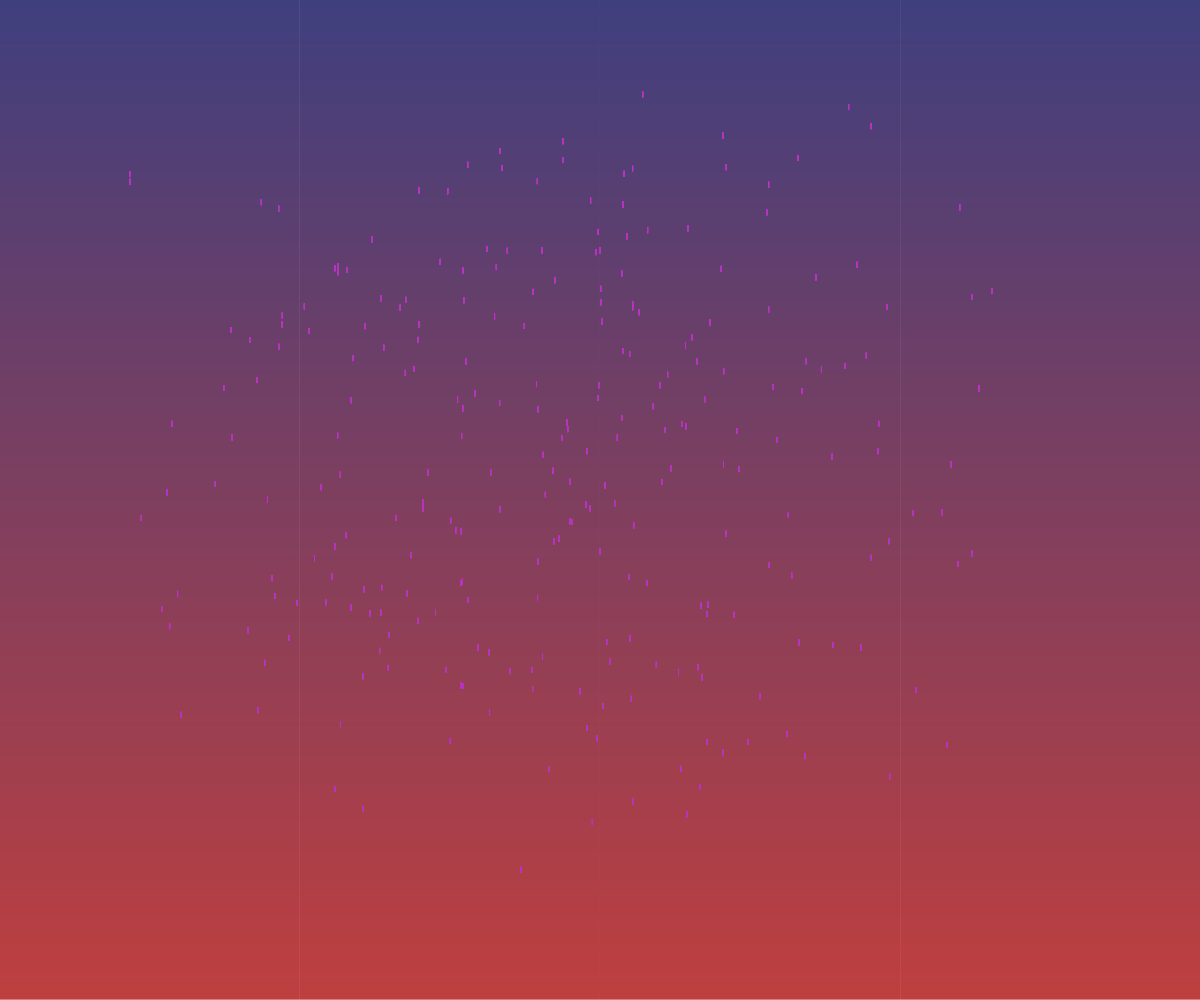
Frame 1 (no input)
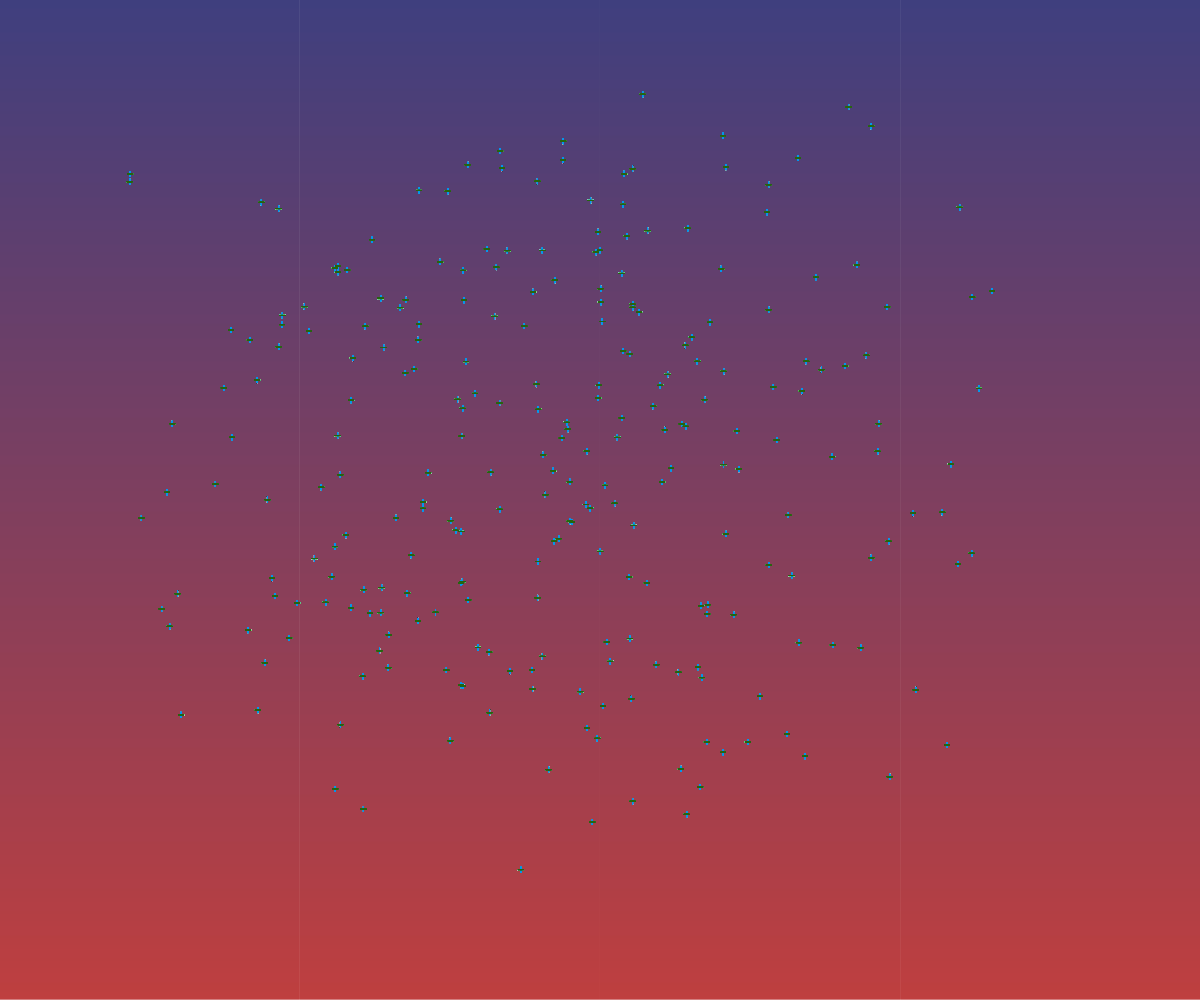
Frame 60 (no input)
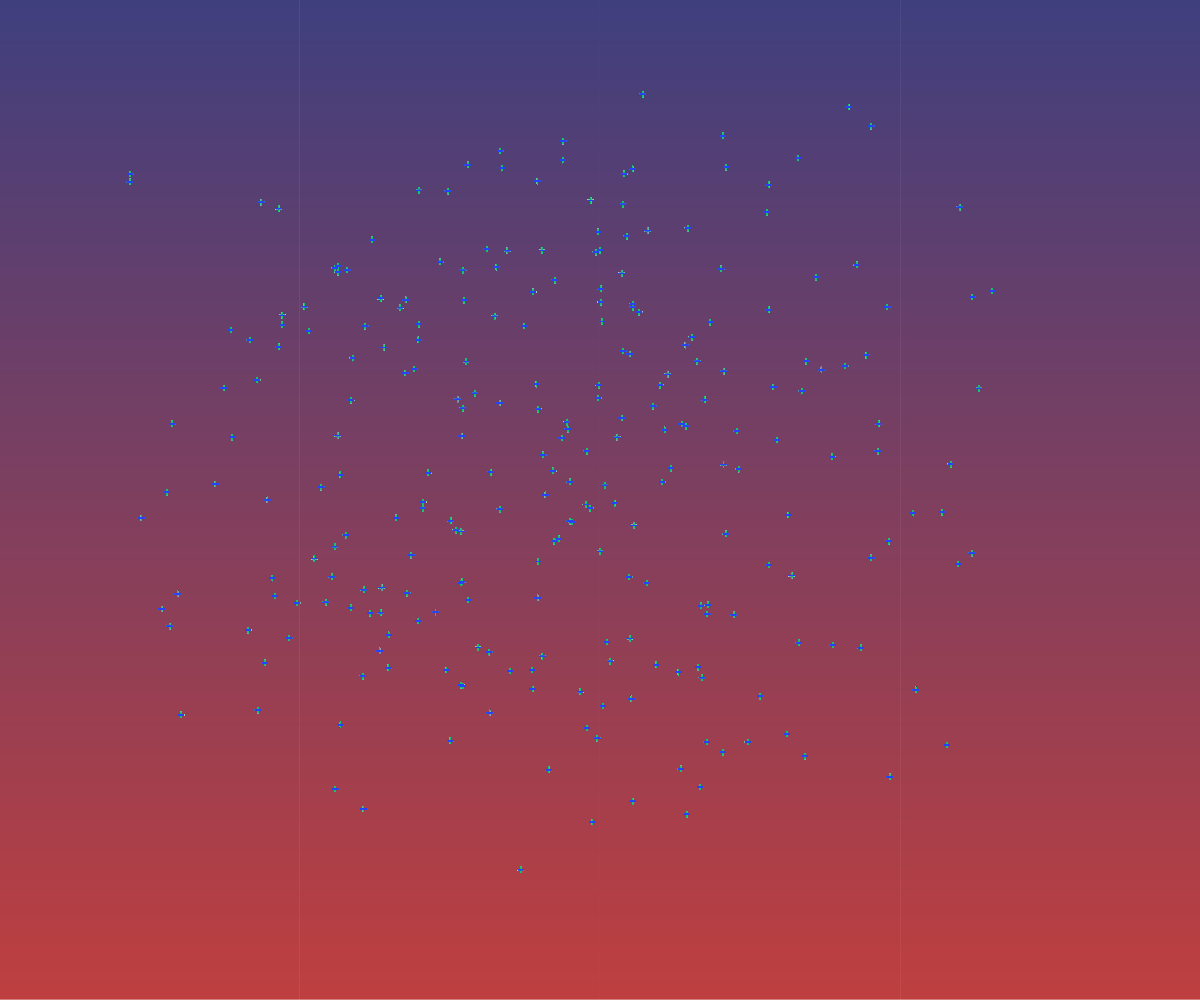
Frame 120 (the mouse pressed at the canvas centre since frame 60)

The p5.js sketch that drew these frames (run headless with seeded random() and noise() and a simulated clock; from frame 60 on, the mouse is pressed at the canvas centre):

// p5.js sketch
// ── sketch.js
let isVertical = true
let c1,c2;

function setup() {
  // put setup code here
  createCanvas(windowWidth, windowHeight);

  c1 = color(0,0,85);
  c2 = color(170, 0, 0);
  
  for(let y=0; y<height; y++){
    n = map(y,0,height,0,1);
    let newc = lerpColor(c1,c2,n);
    stroke(newc);
    line(0,y,width, y);
  }
}


function draw() {
  // put drawing code here
  background ;
  stroke(random(255),random(255),random(255));
  let counter = 0;
  while(counter<5000){
  mouliStar(noise(1,counter)*width,noise(2, counter)*height,5,5);
counter ++;
}
}

function mouliStar(x, y ,w, h){
  push();
  translate( x, y);
    if(frameCount%5==0){ 
      line(-w/2, 0, w/2, 0);
    }else{ 
      line(0, -h/2, 0, h/2)
    }
    pop();


}
